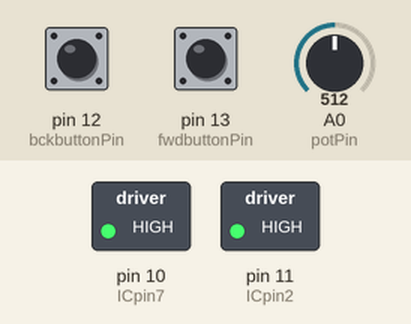
Simulated run of this sketch. Board: Arduino Uno, built with avr-gcc and run on an emulated ATmega328P. Parts: switched loads named in the sketch (green lamp = pin HIGH). Inputs (shaded band) come from the test bench; at power-on: pin 12 (bckbuttonPin) HIGH, pin 13 (fwdbuttonPin) HIGH, A0 (potPin) = 512.

Above: at 1.3 s.
1.4 s: pin 12 (bckbuttonPin) pulled LOW for 0.6 s
At 2.4 s:
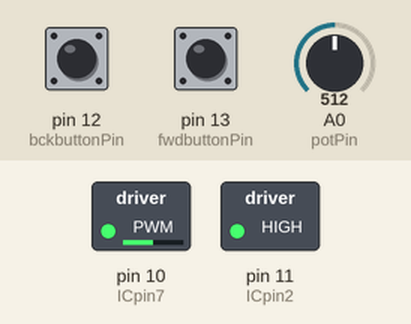
4.0 s: pin 13 (fwdbuttonPin) pulled LOW for 0.6 s
At 5.1 s:
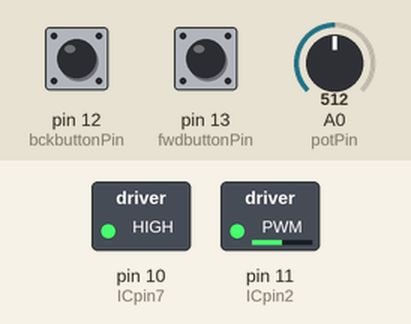
7.0 s: pin 12 (bckbuttonPin) pulled LOW for 1 s
At 9.4 s:
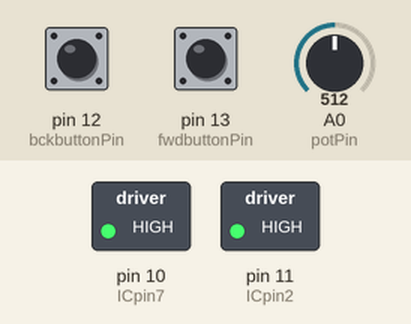
10.0 s: pin 12 (bckbuttonPin) pulled LOW for 3.2 s
At 10.9 s:
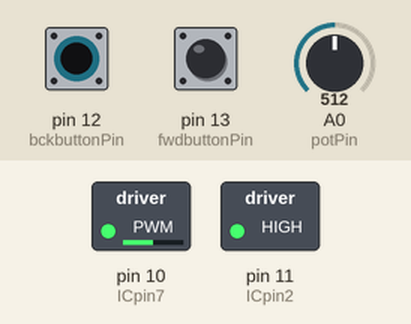
15.5 s: pin 13 (fwdbuttonPin) pulled LOW for 3.2 s
At 16.4 s:
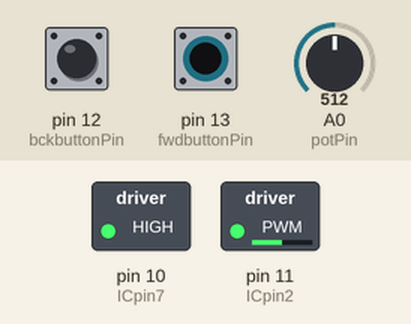
Timing chart, 0 to 21.0 s (numbered marks = the images above; inputs shaded):
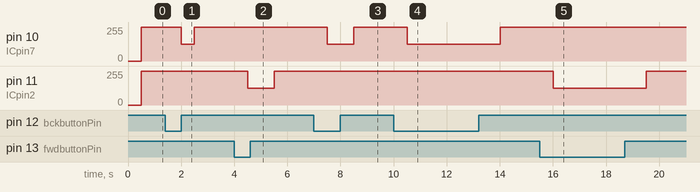

Measured:
- after the input at 1.4 s, pin 10 (ICpin7): 255/255 → 127/255 after 0.60 s, → 255/255 0.50 s later
- after the input at 4.0 s, pin 11 (ICpin2): 255/255 → 127/255 after 0.50 s, → 255/255 1.0 s later
- after the input at 7.0 s, pin 10 (ICpin7): 255/255 → 127/255 after 0.50 s, → 255/255 1.0 s later
- after the input at 10.0 s, pin 10 (ICpin7): 255/255 → 127/255 after 0.50 s, → 255/255 3.5 s later
- after the input at 15.5 s, pin 11 (ICpin2): 255/255 → 127/255 after 0.51 s, → 255/255 3.5 s later

The sketch:

motor_driver.ino
```cpp
const int potPin=A0;
const int fwdbuttonPin=13;
const int bckbuttonPin=12;
const int ICpin2=11;
const int ICpin7=10;
int potValue=0;
int motorValue=0;
int fwdbuttonState=0;
int bckbuttonState=0;
void setup() {
  // put your setup code here, to run once:
  pinMode(fwdbuttonPin,INPUT_PULLUP);
  pinMode(bckbuttonPin,INPUT_PULLUP);
  pinMode(ICpin2,OUTPUT);
  pinMode(ICpin7,OUTPUT);

}

void loop() {
  // put your main code here, to run repeatedly:
  potValue = analogRead(potPin);
  motorValue = map(potValue,0,1023,0,255);
  fwdbuttonState=digitalRead(fwdbuttonPin);
  bckbuttonState=digitalRead(bckbuttonPin);
  delay(500);
  if(fwdbuttonState==LOW||bckbuttonState==LOW){
    analogWrite(fwdbuttonState==LOW ? ICpin2:ICpin7,motorValue);
    digitalWrite(fwdbuttonState==LOW ? ICpin7:ICpin2,motorValue);
  }
  else{
    digitalWrite(ICpin2,HIGH);
    digitalWrite(ICpin7,HIGH);
}
}
```
